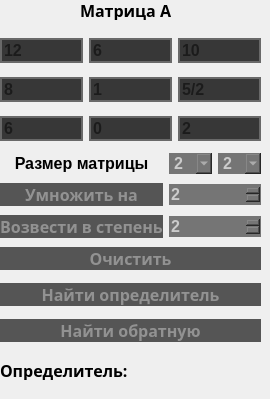
     <widget class="QWidget" name="matrixA" native="true">
      <property name="sizePolicy">
       <sizepolicy hsizetype="Minimum" vsizetype="Minimum">
        <horstretch>0</horstretch>
        <verstretch>0</verstretch>
       </sizepolicy>
      </property>
      <property name="minimumSize">
       <size>
        <width>270</width>
        <height>0</height>
       </size>
      </property>
      <property name="maximumSize">
       <size>
        <width>0</width>
        <height>16777215</height>
       </size>
      </property>
      <widget class="QWidget" name="gridLayoutWidget">
       <property name="geometry">
        <rect>
         <x>0</x>
         <y>30</y>
         <width>261</width>
         <height>121</height>
        </rect>
       </property>
       <layout class="QGridLayout" name="matrixA_val">
        <property name="spacing">
         <number>6</number>
        </property>
        <item row="2" column="2">
         <widget class="QLineEdit" name="A8">
          <property name="font">
           <font>
            <pointsize>12</pointsize>
            <weight>75</weight>
            <bold>true</bold>
           </font>
          </property>
          <property name="layoutDirection">
           <enum>Qt::LeftToRight</enum>
          </property>
          <property name="styleSheet">
           <string notr="true">background-color:rgb(55, 55, 55);
border: 2px solid rgb(105, 105, 105)</string>
          </property>
          <property name="placeholderText">
           <string>2</string>
          </property>
         </widget>
        </item>
        <item row="2" column="0">
         <widget class="QLineEdit" name="A6">
          <property name="font">
           <font>
            <pointsize>12</pointsize>
            <weight>75</weight>
            <bold>true</bold>
           </font>
          </property>
          <property name="styleSheet">
           <string notr="true">background-color:rgb(55, 55, 55);
border: 2px solid rgb(105, 105, 105)</string>
          </property>
          <property name="placeholderText">
           <string>6</string>
          </property>
         </widget>
        </item>
        <item row="2" column="1">
         <widget class="QLineEdit" name="A7">
          <property name="sizeIncrement">
           <size>
            <width>0</width>
            <height>0</height>
           </size>
          </property>
          <property name="baseSize">
           <size>
            <width>0</width>
            <height>0</height>
           </size>
          </property>
          <property name="font">
           <font>
            <pointsize>12</pointsize>
            <weight>75</weight>
            <bold>true</bold>
           </font>
          </property>
          <property name="styleSheet">
           <string notr="true">background-color:rgb(55, 55, 55);
border: 2px solid rgb(105, 105, 105)</string>
          </property>
          <property name="placeholderText">
           <string>0</string>
          </property>
         </widget>
        </item>
        <item row="1" column="1">
         <widget class="QLineEdit" name="A4">
          <property name="font">
           <font>
            <pointsize>12</pointsize>
            <weight>75</weight>
            <bold>true</bold>
           </font>
          </property>
          <property name="styleSheet">
           <string notr="true">background-color:rgb(55, 55, 55);
border: 2px solid rgb(105, 105, 105)</string>
          </property>
          <property name="placeholderText">
           <string>1</string>
          </property>
         </widget>
        </item>
        <item row="1" column="2">
         <widget class="QLineEdit" name="A5">
          <property name="font">
           <font>
            <pointsize>12</pointsize>
            <weight>75</weight>
            <bold>true</bold>
           </font>
          </property>
          <property name="styleSheet">
           <string notr="true">background-color:rgb(55, 55, 55);
border: 2px solid rgb(105, 105, 105)</string>
          </property>
          <property name="placeholderText">
           <string>5/2</string>
          </property>
         </widget>
        </item>
        <item row="1" column="0">
         <widget class="QLineEdit" name="A3">
          <property name="sizePolicy">
           <sizepolicy hsizetype="Expanding" vsizetype="Fixed">
            <horstretch>0</horstretch>
            <verstretch>0</verstretch>
           </sizepolicy>
          </property>
          <property name="font">
           <font>
            <pointsize>12</pointsize>
            <weight>75</weight>
            <bold>true</bold>
           </font>
          </property>
          <property name="styleSheet">
           <string notr="true">background-color:rgb(55, 55, 55);
border: 2px solid rgb(105, 105, 105)</string>
          </property>
          <property name="placeholderText">
           <string>8</string>
          </property>
         </widget>
        </item>
        <item row="0" column="2">
         <widget class="QLineEdit" name="A2">
          <property name="font">
           <font>
            <pointsize>12</pointsize>
            <weight>75</weight>
            <bold>true</bold>
            <stylestrategy>PreferAntialias</stylestrategy>
           </font>
          </property>
          <property name="styleSheet">
           <string notr="true">background-color:rgb(55, 55, 55);
border: 2px solid rgb(105, 105, 105)</string>
          </property>
          <property name="placeholderText">
           <string>10</string>
          </property>
         </widget>
        </item>
        <item row="0" column="1">
         <widget class="QLineEdit" name="A1">
          <property name="font">
           <font>
            <pointsize>12</pointsize>
            <weight>75</weight>
            <bold>true</bold>
           </font>
          </property>
          <property name="styleSheet">
           <string notr="true">background-color:rgb(55, 55, 55);
border: 2px solid rgb(105, 105, 105)</string>
          </property>
          <property name="placeholderText">
           <string>6</string>
          </property>
         </widget>
        </item>
        <item row="0" column="0">
         <widget class="QLineEdit" name="A0">
          <property name="enabled">
           <bool>true</bool>
          </property>
          <property name="font">
           <font>
            <pointsize>12</pointsize>
            <weight>75</weight>
            <bold>true</bold>
           </font>
          </property>
          <property name="styleSheet">
           <string notr="true">text-align: left;
background-color:rgb(55, 55, 55);
border: 2px solid rgb(105, 105, 105);
</string>
          </property>
          <property name="placeholderText">
           <string>12</string>
          </property>
         </widget>
        </item>
       </layout>
      </widget>
      <widget class="QWidget" name="gridLayoutWidget_2">
       <property name="geometry">
        <rect>
         <x>0</x>
         <y>150</y>
         <width>261</width>
         <height>93</height>
        </rect>
       </property>
       <layout class="QGridLayout" name="sizeAddExpendA">
        <property name="sizeConstraint">
         <enum>QLayout::SetDefaultConstraint</enum>
        </property>
        <property name="leftMargin">
         <number>0</number>
        </property>
        <property name="rightMargin">
         <number>0</number>
        </property>
        <item row="1" column="0">
         <widget class="QPushButton" name="addButton">
          <property name="font">
           <font>
            <family>Meiryo</family>
            <pointsize>12</pointsize>
            <weight>75</weight>
            <bold>true</bold>
           </font>
          </property>
          <property name="cursor">
           <cursorShape>PointingHandCursor</cursorShape>
          </property>
          <property name="autoFillBackground">
           <bool>false</bool>
          </property>
          <property name="styleSheet">
           <string notr="true">QPushButton{
 	background-color: rgb(85, 85, 85);
	border: none;
	color: rgb(146, 146, 146);
}

QPushButton::hover{
 	background-color:rgb(65, 65, 65);
	border: 2px solid rgb(70, 70, 70);
}

QPushButton::pressed{
 	background-color: rgb(148, 148, 148);
	border: none;
	color: rgb(40, 40, 40)
}</string>
          </property>
          <property name="text">
           <string>Умножить на</string>
          </property>
         </widget>
        </item>
        <item row="1" column="1">
         <widget class="QSpinBox" name="add_val">
          <property name="font">
           <font>
            <pointsize>12</pointsize>
            <weight>75</weight>
            <bold>true</bold>
           </font>
          </property>
          <property name="cursor">
           <cursorShape>IBeamCursor</cursorShape>
          </property>
          <property name="styleSheet">
           <string notr="true">background-color: rgb(117, 117, 117);
border: none;
color: rgb(203, 203, 203);</string>
          </property>
          <property name="maximum">
           <number>99999</number>
          </property>
          <property name="value">
           <number>2</number>
          </property>
         </widget>
        </item>
        <item row="2" column="1">
         <widget class="QSpinBox" name="exp_val">
          <property name="font">
           <font>
            <pointsize>12</pointsize>
            <weight>75</weight>
            <bold>true</bold>
           </font>
          </property>
          <property name="styleSheet">
           <string notr="true">background-color: rgb(117, 117, 117);
border: none;
color: rgb(203, 203, 203);</string>
          </property>
          <property name="maximum">
           <number>999</number>
          </property>
          <property name="value">
           <number>2</number>
          </property>
         </widget>
        </item>
        <item row="2" column="0">
         <widget class="QPushButton" name="expButton">
          <property name="font">
           <font>
            <family>Meiryo</family>
            <pointsize>12</pointsize>
            <weight>75</weight>
            <bold>true</bold>
           </font>
          </property>
          <property name="cursor">
           <cursorShape>PointingHandCursor</cursorShape>
          </property>
          <property name="autoFillBackground">
           <bool>false</bool>
          </property>
          <property name="styleSheet">
           <string notr="true">QPushButton{
 	background-color: rgb(85, 85, 85);
	border: none;
	color: rgb(146, 146, 146);
}

QPushButton::hover{
 	background-color:rgb(65, 65, 65);
	border: 2px solid rgb(70, 70, 70);
}

QPushButton::pressed{
 	background-color: rgb(148, 148, 148);
	border: none;
	color: rgb(40, 40, 40)
}</string>
          </property>
          <property name="text">
           <string>Возвести в степень</string>
          </property>
         </widget>
        </item>
        <item row="0" column="0">
         <widget class="QLabel" name="sizeA">
          <property name="font">
           <font>
            <pointsize>12</pointsize>
            <weight>75</weight>
            <bold>true</bold>
           </font>
          </property>
          <property name="text">
           <string>&lt;html&gt;&lt;head/&gt;&lt;body&gt;&lt;p align=&quot;center&quot;&gt;&lt;span style=&quot; font-size:12pt;&quot;&gt;Размер матрицы&lt;/span&gt;&lt;/p&gt;&lt;/body&gt;&lt;/html&gt;</string>
          </property>
         </widget>
        </item>
        <item row="0" column="1">
         <layout class="QHBoxLayout" name="sizeA_val">
          <item>
           <widget class="QComboBox" name="sizeA_val_row">
            <property name="font">
             <font>
              <pointsize>12</pointsize>
              <weight>75</weight>
              <bold>true</bold>
             </font>
            </property>
            <property name="cursor">
             <cursorShape>PointingHandCursor</cursorShape>
            </property>
            <property name="styleSheet">
             <string notr="true">QComboBox{
	background-color: rgb(117, 117, 117);
	border: none;
	color: rgb(203, 203, 203);
}

QComboBox132::drop-down 
{
    border: 0px;
}
</string>
            </property>
            <property name="editable">
             <bool>false</bool>
            </property>
            <property name="currentText">
             <string>2</string>
            </property>
            <property name="currentIndex">
             <number>0</number>
            </property>
            <item>
             <property name="text">
              <string>2</string>
             </property>
            </item>
            <item>
             <property name="text">
              <string>3</string>
             </property>
            </item>
           </widget>
          </item>
          <item>
           <widget class="QComboBox" name="sizeA_val_col">
            <property name="font">
             <font>
              <pointsize>12</pointsize>
              <weight>75</weight>
              <bold>true</bold>
             </font>
            </property>
            <property name="cursor">
             <cursorShape>PointingHandCursor</cursorShape>
            </property>
            <property name="styleSheet">
             <string notr="true">QComboBox{
	background-color: rgb(117, 117, 117);
	border: none;
	color: rgb(203, 203, 203);
}</string>
            </property>
            <property name="editable">
             <bool>false</bool>
            </property>
            <property name="currentText">
             <string>2</string>
            </property>
            <property name="currentIndex">
             <number>0</number>
            </property>
            <item>
             <property name="text">
              <string>2</string>
             </property>
            </item>
            <item>
             <property name="text">
              <string>3</string>
             </property>
            </item>
           </widget>
          </item>
         </layout>
        </item>
       </layout>
      </widget>
      <widget class="QLabel" name="nameA">
       <property name="geometry">
        <rect>
         <x>80</x>
         <y>0</y>
         <width>101</width>
         <height>20</height>
        </rect>
       </property>
       <property name="font">
        <font>
         <family>Meiryo</family>
         <pointsize>12</pointsize>
         <weight>75</weight>
         <bold>true</bold>
        </font>
       </property>
       <property name="text">
        <string>Матрица А</string>
       </property>
      </widget>
      <widget class="QWidget" name="verticalLayoutWidget">
       <property name="geometry">
        <rect>
         <x>0</x>
         <y>240</y>
         <width>261</width>
         <height>111</height>
        </rect>
       </property>
       <layout class="QVBoxLayout" name="clsDeterInvertA">
        <item>
         <widget class="QPushButton" name="clean">
          <property name="font">
           <font>
            <family>Meiryo</family>
            <pointsize>12</pointsize>
            <weight>75</weight>
            <bold>true</bold>
           </font>
          </property>
          <property name="cursor">
           <cursorShape>PointingHandCursor</cursorShape>
          </property>
          <property name="autoFillBackground">
           <bool>false</bool>
          </property>
          <property name="styleSheet">
           <string notr="true">QPushButton{
 	background-color: rgb(85, 85, 85);
	border: none;
	color: rgb(146, 146, 146);
}

QPushButton::hover{
 	background-color:rgb(65, 65, 65);
	border: 2px solid rgb(70, 70, 70);
}

QPushButton::pressed{
 	background-color: rgb(148, 148, 148);
	border: none;
	color: rgb(40, 40, 40)
}</string>
          </property>
          <property name="text">
           <string>Очистить</string>
          </property>
         </widget>
        </item>
        <item>
         <widget class="QPushButton" name="deter">
          <property name="font">
           <font>
            <family>Meiryo</family>
            <pointsize>12</pointsize>
            <weight>75</weight>
            <bold>true</bold>
           </font>
          </property>
          <property name="cursor">
           <cursorShape>PointingHandCursor</cursorShape>
          </property>
          <property name="autoFillBackground">
           <bool>false</bool>
          </property>
          <property name="styleSheet">
           <string notr="true">QPushButton{
 	background-color: rgb(85, 85, 85);
	border: none;
	color: rgb(146, 146, 146);
}

QPushButton::hover{
 	background-color:rgb(65, 65, 65);
	border: 2px solid rgb(70, 70, 70);
}

QPushButton::pressed{
 	background-color: rgb(148, 148, 148);
	border: none;
	color: rgb(40, 40, 40)
}</string>
          </property>
          <property name="text">
           <string>Найти определитель</string>
          </property>
         </widget>
        </item>
        <item>
         <widget class="QPushButton" name="invert">
          <property name="font">
           <font>
            <family>Meiryo</family>
            <pointsize>12</pointsize>
            <weight>75</weight>
            <bold>true</bold>
           </font>
          </property>
          <property name="cursor">
           <cursorShape>PointingHandCursor</cursorShape>
          </property>
          <property name="autoFillBackground">
           <bool>false</bool>
          </property>
          <property name="styleSheet">
           <string notr="true">QPushButton{
 	background-color: rgb(85, 85, 85);
	border: none;
	color: rgb(146, 146, 146);
}

QPushButton::hover{
 	background-color:rgb(65, 65, 65);
	border: 2px solid rgb(70, 70, 70);
}

QPushButton::pressed{
 	background-color: rgb(148, 148, 148);
	border: none;
	color: rgb(40, 40, 40)
}</string>
          </property>
          <property name="text">
           <string>Найти обратную</string>
          </property>
         </widget>
        </item>
       </layout>
      </widget>
      <widget class="QLabel" name="determinantA">
       <property name="geometry">
        <rect>
         <x>0</x>
         <y>360</y>
         <width>141</width>
         <height>20</height>
        </rect>
       </property>
       <property name="font">
        <font>
         <family>Meiryo</family>
         <pointsize>12</pointsize>
         <weight>75</weight>
         <bold>true</bold>
        </font>
       </property>
       <property name="text">
        <string>Определитель:</string>
       </property>
      </widget>
      <widget class="QLabel" name="determinantA_val">
       <property name="geometry">
        <rect>
         <x>150</x>
         <y>349</y>
         <width>111</width>
         <height>41</height>
        </rect>
       </property>
       <property name="font">
        <font>
         <family>Meiryo</family>
         <pointsize>8</pointsize>
         <weight>75</weight>
         <bold>true</bold>
        </font>
       </property>
       <property name="text">
        <string/>
       </property>
       <property name="alignment">
        <set>Qt::AlignCenter</set>
       </property>
      </widget>
     </widget>
